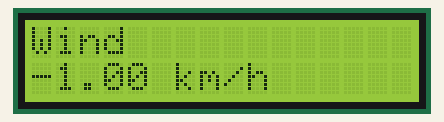
A sketch run on a simulated ESP32. On the bench: 16×2 character LCD. What the sketch prints to the serial monitor is not drawn.

Above: at 0.1 s.
At 5.1 s:
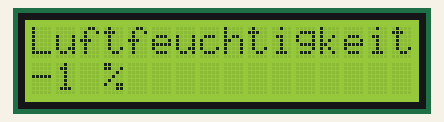
At 10.1 s:
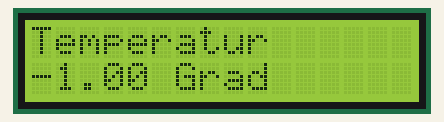

The sketch:

WeatherStation-Receiver.ino
```cpp
#include <WiFi.h>
#include <WebServer.h>
#include <ArduinoJson.h>
#include <LiquidCrystal_I2C.h>
#include <Wire.h>

const uint DISPLAY_SWITCH = 1000 * 5;
const char* SSID = "WeatherStation-Nic";
const char* PASSWORD = "admin123456789";

enum DisplayState
{
  WIND,
  TEMPERATURE,
  HUMIDITY
};

WebServer server(80);
LiquidCrystal_I2C lcd(0x27, 16, 2);

ulong lastSendTime = NULL;
DisplayState currentDisplayState = DisplayState::WIND;
float currentTemperature = -1;
int currentHumidity = -1;
float currentWindSpeed = -1;

void setup() {
  Serial.begin(115200);
  //lcd.init();
  lcd.clear();
  lcd.begin(21, 22);
  lcd.backlight();

  WiFi.mode(WIFI_AP_STA);
  Serial.println("Setting AP (Access Point)…");
  WiFi.softAP(SSID, PASSWORD);

  IPAddress IP = WiFi.softAPIP();
  Serial.print("AP IP address: ");
  Serial.println(IP);

  server.on("/data", HTTP_POST, handle_OnReceiveData);
  server.onNotFound(handle_NotFound);
  server.begin();
}

void loop() {
  server.handleClient();
  ulong currentTime = millis();
  if(lastSendTime == NULL || currentTime > (lastSendTime + DISPLAY_SWITCH)){
    displayData();
    lastSendTime = currentTime;
  }
}

void handle_OnReceiveData() {
  if (!server.arg("plain")){
    server.send(400, "text/html", "Invalid content type");
    return;
  }
  String requestBody = server.arg("plain");
  JsonDocument doc;
  DeserializationError error = deserializeJson(doc, requestBody);
  if (error) {
    Serial.print("Fehler beim Parsen des JSON: ");
    Serial.println(error.c_str());
    server.send(400, "application/json", "Invalid JSON");
    return;
  }
  float temperature = doc["temperature"];
  int humidity = doc["humidity"];
  float windSpeed = doc["windSpeed"];
  Serial.println("New Data:");
  Serial.printf("Temperature: %f\n", temperature);
  Serial.printf("Humidity: %i\n", humidity);
  Serial.printf("WindSpeed: %f\n", windSpeed);
  onReceiveData(temperature, humidity, windSpeed);
  server.send(200, "text/html", "OK");
}

void handle_NotFound(){
  server.send(404, "text/plain", "Not found");
}

void onReceiveData(float temp, int hum, float wind){
  currentTemperature = temp;
  currentHumidity = hum;
  currentWindSpeed = wind;
}

void displayData(){
  String name = "";
  String value = "";
  switch(currentDisplayState){
    case DisplayState::WIND:
      name = "Wind";
      value = String(currentWindSpeed, 2) + " km/h";
      break;
    case DisplayState::HUMIDITY:
      name = "Luftfeuchtigkeit";
      value = String(currentHumidity) + " %";
      break;
    case DisplayState::TEMPERATURE:
      name = "Temperatur";
      value = String(currentTemperature, 2) + " Grad";
      break;
  }
  lcd.clear();
  lcd.setCursor(0,0);
  lcd.print(name);
  lcd.setCursor(0, 1);
  lcd.print(value);
  currentDisplayState = getNextState();
}

DisplayState getNextState(){
  switch(currentDisplayState){
    case DisplayState::WIND:
      return DisplayState::HUMIDITY;
    case DisplayState::HUMIDITY:
      return DisplayState::TEMPERATURE;
    case DisplayState::TEMPERATURE:
      return DisplayState::WIND;
  }
  return DisplayState::WIND;
}
```

Measured:
- by itself, everything shown: repeats every 15.0 s, in 3 steps
- what the display in image 0 shows lasts 5.0 s, from 0.1 s to 5.1 s
